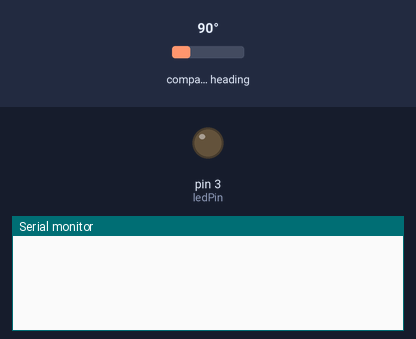
Simulated run of this sketch. Board: Arduino Uno, built with avr-gcc and run on an emulated ATmega328P. Shown: output pins drawn as LEDs (lit = HIGH), the last lines printed to the serial monitor. Wiring (inferred from the names in the program): HMC5883L compass at I2C address 0x1E. The test bench sets the inputs (shaded band); at power-on: compass heading 90°.

Above: at 0.01 s.
1.4 s: compass heading set to 7°
At 2.5 s:
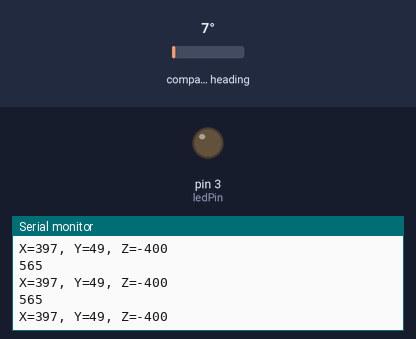
4.4 s: compass heading set to 90°
At 5.0 s:
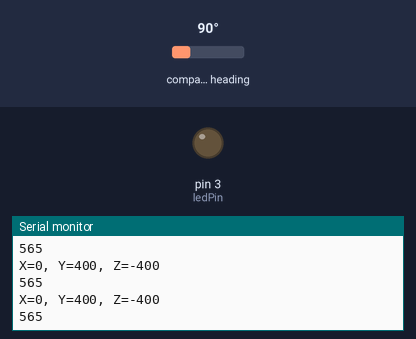

Measured:
- after the input at 1.4 s, the serial monitor: prints a new line after 0.08 s (image 1)

The sketch:

compassmodule.ino
```cpp
#include <Wire.h>

#define Addr 0x1E               // 7-bit address of HMC5883 compass
int ledPin =  3;
int mag;
void setup() {

  Serial.begin(9600);
  delay(100);                   // Power up delay
  Wire.begin();

  // Set operating mode to continuous
  Wire.beginTransmission(Addr);
  Wire.write(byte(0x02));
  Wire.write(byte(0x00));
  Wire.endTransmission();
  pinMode(ledPin, OUTPUT);
}

void loop() {
  int x, y, z;

  // Initiate communications with compass
  Wire.beginTransmission(Addr);
  Wire.write(byte(0x03));       // Send request to X MSB register
  Wire.endTransmission();

  Wire.requestFrom(Addr, 6);    // Request 6 bytes; 2 bytes per axis
  if(Wire.available() <=6) {    // If 6 bytes available
    x = Wire.read() << 8 | Wire.read();
    z = Wire.read() << 8 | Wire.read();
    y = Wire.read() << 8 | Wire.read();
  }

  // Print raw values
  Serial.print("X=");
  Serial.print(x);
  Serial.print(", Y=");
  Serial.print(y);
  Serial.print(", Z=");
  Serial.println(z);

  mag = sqrt(pow(x,2)+pow(y,2)+pow(z,2));
  Serial.println(mag);
  if (mag>1000){
    digitalWrite(ledPin,HIGH);
  }
  if (digitalRead(ledPin) == HIGH){
    digitalWrite(ledPin,HIGH);
  }
}
```
